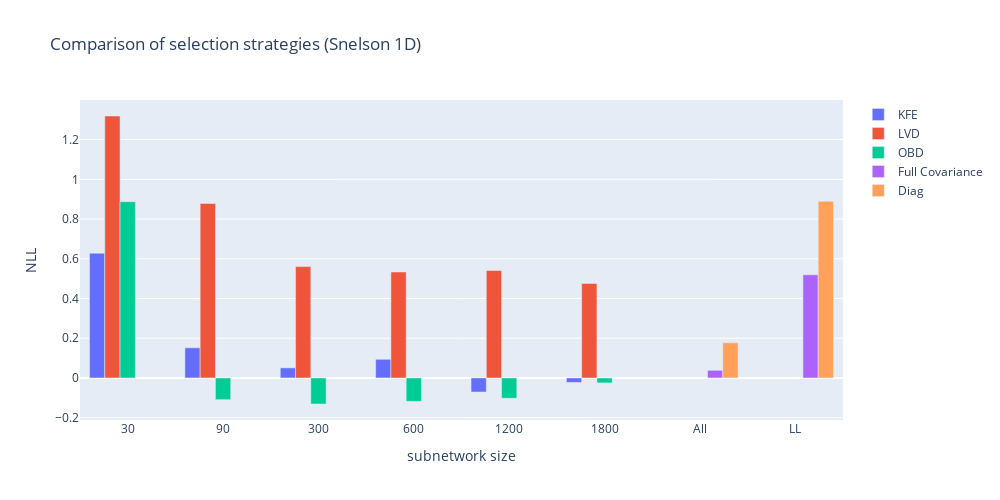

The notebook cell this image was saved under:
### Markdown cell above
### Compare the results

### Code cell
fig = go.Figure(data=[
    go.Bar(name='KFE', x=[str(s) for s in subnet_sizes], y=kfe_subnet_results),
    go.Bar(name='LVD', x=[str(s) for s in subnet_sizes], y=largest_variance_subnet_results), 
    go.Bar(name='OBD', x=[str(s) for s in subnet_sizes], y=obd_subnet_results),
    go.Bar(name='Full Covariance', x=['All', 'LL'], y=[all_full_la_nll, last_layer_full_la_nll]),
    go.Bar(name='Diag', x=['All', 'LL'], y=[all_diag_la_nll, last_layer_diag_la_nll]),
    
    
])
fig.update_layout(barmode='group')
fig.update_layout(yaxis_title="NLL", xaxis_title="subnetwork size", title="Comparison of selection strategies (Snelson 1D)", hovermode="x")

fig.update_layout(autosize=True, width=1000, height=500)
fig.show()

### Figure 1 — Plotly figure (JSON) as saved in the notebook; plotly's stock layout.template omitted (floating-point values rounded to 4 significant figures)
{"data": [{"name": "KFE", "type": "bar", "x": ["30", "90", "300", "600", "1200", "1800"], "y": [0.6283, 0.1518, 0.05076, 0.09392, -0.07065, -0.02259]}, {"name": "LVD", "type": "bar", "x": ["30", "90", "300", "600", "1200", "1800"], "y": [1.319, 0.8785, 0.5605, 0.5333, 0.541, 0.4758]}, {"name": "OBD", "type": "bar", "x": ["30", "90", "300", "600", "1200", "1800"], "y": [0.8874, -0.1093, -0.1311, -0.1177, -0.102, -0.02492]}, {"name": "Full Covariance", "type": "bar", "x": ["All", "LL"], "y": [0.0385, 0.5193]}, {"name": "Diag", "type": "bar", "x": ["All", "LL"], "y": [0.1771, 0.8897]}], "layout": {"autosize": true, "barmode": "group", "height": 500, "hovermode": "x", "title": {"text": "Comparison of selection strategies (Snelson 1D)"}, "width": 1000, "xaxis": {"title": {"text": "subnetwork size"}}, "yaxis": {"title": {"text": "NLL"}}}}
